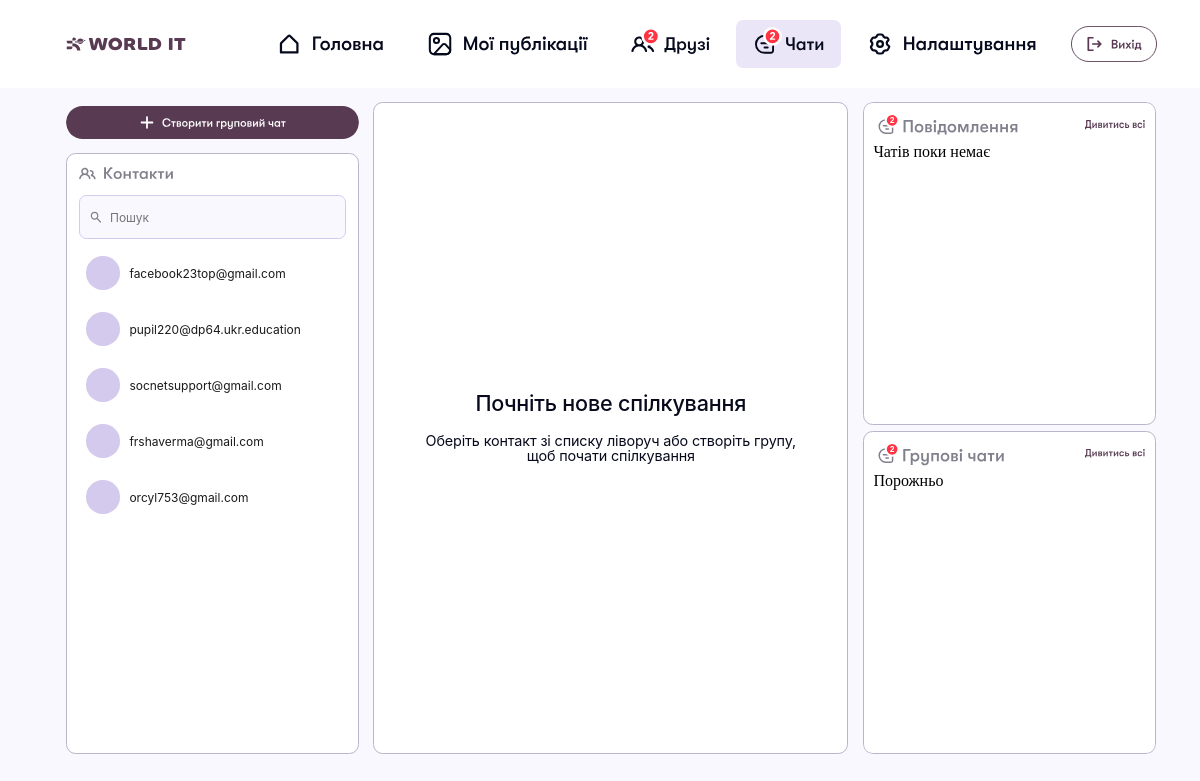
The app's page /chat/ (signed in) with its own data.
### user_app/models.py (models this page shows)
class User(AbstractUser):
    username = models.CharField(
        max_length=150,
        blank=True,
        null=True
    )
    email = models.EmailField(
        unique=True
    )
    USERNAME_FIELD = 'email'
    REQUIRED_FIELDS = []

### chat_app/views.py (the view)
# urls.py: path('', ChatView.as_view(), name='chat'),
class ChatView(LoginRequiredMixin, TemplateView):
    login_url = "auth"
    template_name = "chat.html"
    def get_context_data(self, **kwargs):
        context = super().get_context_data(**kwargs)
        context["friends"] = get_users_by_section(self.request.user, "friends")
        context["personal_chat"] = Chat.objects.filter(users=self.request.user, is_group=False)
        return context

### user_app/utils/friends_filter.py (called while the page is built, shortened)
def get_users_by_section(user, section, hidden_ids=None):
    if section == "requests":
        return User.objects.filter(
            sent_friendships__to_user=user,
            sent_friendships__status="pending"
        ).order_by("id")
    if section == "friends":
        sent_ids = list(user.sent_friendships.filter(status="accepted").values_list("to_user_id", flat=True))
        received_ids = list(user.received_friendships.filter(status="accepted").values_list("from_user_id", flat=True))
        return User.objects.filter(id__in=sent_ids + received_ids).order_by("id")

### chat_app/templates/chat.html (shortened to what this page needs)
{% extends 'base.html' %}
{% load static %}
{% block links %}
    <link rel="stylesheet" href="{% static 'chat_app/chat_index.css' %}">
{% endblock %}
{% block content %}
    <main class="chat-page">
        {% include "chat_app/particles/chat_contacts.html" %}
        {% include "chat_app/particles/chat_main.html" %}
        {% include "chat_app/particles/chat_sidebar.html" %}
    </main>
{% endblock %}

### chat_app/templates/chat_app/particles/chat_contacts.html (shortened to what this page needs)
{% load static %}
<div class="chat-contacts-wrap">
    <button type="button" class="chat-create-btn">
        <img src="{% static 'chat_app/images/CreateGroup.svg' %}" alt="Створити груповий чат">
    </button>
    <aside class="chat-contacts">
        <section class="chat-block">
            <img src="{% static 'chat_app/images/Contact.svg' %}" alt="Контакти">
            <div class="chat-search-wrap">
                <input type="text" class="chat-search" placeholder="Пошук">
            </div>
            {% for friend in friends %}
                <button type="button" class="chat-user-button" data-chat-user="{{ friend.id }}" data-chat-username="{{ friend.email }}">
                    {{ friend.email }}
                </button>
            {% empty %}
                <p>Контактів поки немає</p>
            {% endfor %}
        </section>
    </aside>
</div>

### static/css/base.css (style rules this page uses)
body { margin: 0; min-height: 100vh; background-color: #FAF8FF; overflow-x: hidden; }
html, body { overflow-x: hidden; }
button { font: sans-serif; }

### chat_app/static/chat_app/chat_index.css (style rules this page uses)
.chat-page { display: flex; flex-direction: row; margin-right:-1.8vw; gap: clamp(0.6vw, 1.2vw, 1.4vw); padding: 1.8vh clamp(1.6vw, 5.5vw, 8vw); box-sizing: border-box; align-items: stretch; height: 85vh; overflow: hidden; }
.chat-contacts-wrap { display: flex; flex-direction: column; gap: 1vh; height: 100%; width: clamp(20vw, 24.4vw, 28vw); flex-shrink: 0; }
.chat-contacts { width: clamp(20vw, 24.4vw, 28vw); height: 100%; flex-shrink: 0; flex: 1; border-radius: 0.8vw; border: 0.10vw solid #bab4cc; background: #FFFFFF; padding: 1.2vh 1vw; box-sizing: border-box; display: flex; flex-direction: column; gap: 0.8vh; overflow-y: auto; }
.chat-create-btn { width: 100%; flex-shrink: 0; background: none; border: none; padding: 0; cursor: pointer; display: block; }
.chat-create-btn img { width: 100%; height: 5vh; object-fit: contain; border-radius: 99vw; }
.chat-block { display: flex; flex-direction: column; gap: 1.5vh; }
.chat-search { width: 100%; height: 5.5vh; border: 0.08vw solid #D4CAEE; border-radius: 0.6vw; font-size: 1vw; font-family: 'Inter', sans-serif; color: #070A1C; background: #FAF8FF; box-sizing: border-box; outline: none; padding-left: 2.5vw; padding-right: 1vw; }
.chat-search-wrap { position: relative; width: 100%; }
.chat-user-button { width: 100%; height: 5.5vh; background: none; border: none; border-radius: 0.6vw; padding: 0 0.6vw; display: flex; align-items: center; gap: 0.8vw; font-size: 1vw; font-family: 'Inter', sans-serif; color: #1A1A1A; cursor: pointer; text-align: left; transition: background 0.15s; box-sizing: border-box; }
.chat-user-button::before { content: ""; width: 2.8vw; height: 2.8vw; border-radius: 50%; background: #D4CAEE; flex-shrink: 0; display: block; }

### records on screen
User: email "facebook23top@gmail.com"
User: email "pupil220@dp64.ukr.education"
User: email "socnetsupport@gmail.com"
User: email "frshaverma@gmail.com"
User: email "orcyl753@gmail.com"
